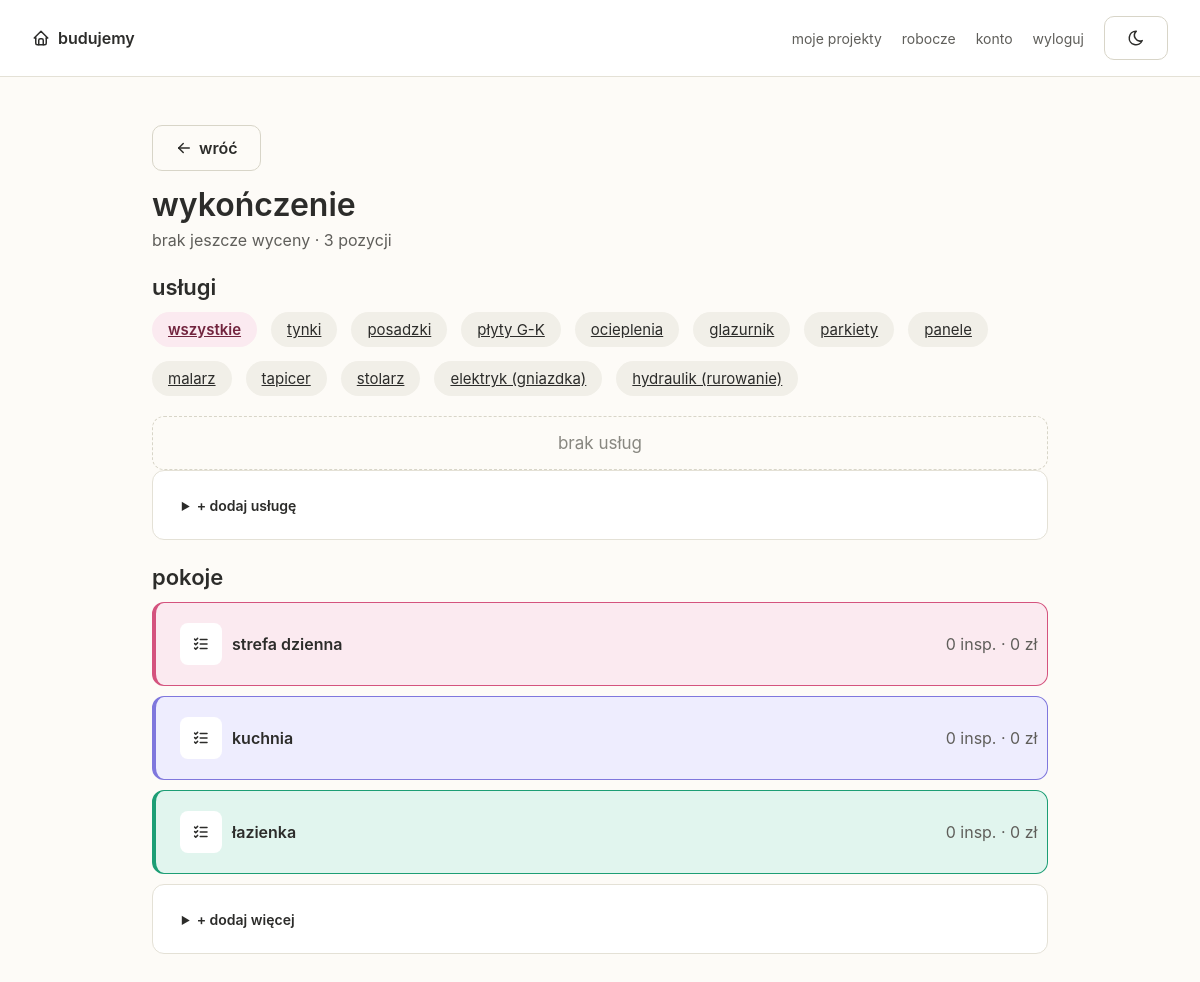
The page /house/1/segment/wykonczenie (signed in) on the database its author committed.
### app.py (models this page shows, shortened)
class Segment(db.Model):
    id = db.Column(db.Integer, primary_key=True)
    house_id = db.Column(db.Integer, db.ForeignKey("house.id"), nullable=False)
    key = db.Column(db.String(80), nullable=False)
    name = db.Column(db.String(200), nullable=False)
    icon = db.Column(db.String(50), default="folder")
    order = db.Column(db.Integer, default=0)

class Item(db.Model):
    id = db.Column(db.Integer, primary_key=True)
    house_id = db.Column(db.Integer, db.ForeignKey("house.id"), nullable=False)
    segment_key = db.Column(db.String(80), nullable=False)
    name = db.Column(db.String(200), nullable=False)
    template = db.Column(db.Integer, default=1)
    excluded = db.Column(db.Boolean, default=False)
    is_room = db.Column(db.Boolean, default=False)  # pokoje w wykonczeniu - tylko inspiracje, bez wyceny
    is_custom = db.Column(db.Boolean, default=False)  # dodane przez uzytkownika (moga byc usuniete)
    will_change = db.Column(db.Boolean, default=None)  # None=nie dotyczy, False/True dla instalacji w mieszkaniu/remoncie
    variants = db.relationship("Variant", backref="item", cascade="all, delete-orphan")
    room_quotes = db.relationship("RoomQuote", backref="item", cascade="all, delete-orphan")
    materials = db.relationship("Material", backref="item", cascade="all, delete-orphan")
    tasks = db.relationship("Task", backref="item", cascade="all, delete-orphan")
    @property
    def icon(self):
        return get_item_icon(self)

### app.py (the view)
@app.route("/house/<int:house_id>/segment/<segment_key>")
@login_required
def segment_view(house_id, segment_key):
    house = get_owned_house(house_id)
    seg = Segment.query.filter_by(house_id=house_id, key=segment_key).first_or_404()
    items = Item.query.filter_by(house_id=house_id, segment_key=segment_key).all()
    lo, hi = segment_range(house_id, segment_key)
    room_tile_counts = {}
    room_quote_sums = {}
    if segment_key == "wykonczenie":
        for it in items:
            if it.is_room:
                cat = InspirationCategory.query.filter_by(house_id=house_id, name=it.name).first()
                room_tile_counts[it.id] = len(cat.tiles) if cat else 0
                room_quote_sums[it.id] = sum(q.price for q in it.room_quotes)
    services = []
    all_tags = []
    active_tag = None
    if segment_key == "wykonczenie":
        active_tag = request.args.get("tag") or None
        q = Service.query.filter_by(house_id=house_id)
        if active_tag:
            q = q.filter(Service.tags.contains(active_tag))
        services = q.all()
        used_tags = set()
        for s in Service.query.filter_by(house_id=house_id).all():
            used_tags.update(s.tag_list)
        all_tags = SERVICE_TAGS + sorted(t for t in used_tags if t not in SERVICE_TAGS)
    return render_template("segment.html", house=house, segment=seg, items=items, lo=lo, hi=hi,
                            services=services, all_tags=all_tags, active_tag=active_tag,
                            room_tile_counts=room_tile_counts, room_quote_sums=room_quote_sums)

### app.py (called while the page is built, shortened)
def icon(name, size=18, cls=""):
    if name and name.startswith("ti-"):
        name = name[3:]  # kompatybilnosc ze starymi rekordami sprzed przejscia na inline SVG
    name = LEGACY_ICON_ALIASES.get(name, name)  # kompatybilnosc z ikonami zmienionymi po drodze (np. brick->wall)
    paths = ICON_PATHS.get(name, "")
    class_attr = f' class="{cls}"' if cls else ""
    return Markup(
        f'<svg{class_attr} xmlns="http://www.w3.org/2000/svg" width="{size}" height="{size}" '
        f'viewBox="0 0 24 24" fill="none" stroke="currentColor" stroke-width="2" '
        f'stroke-linecap="round" stroke-linejoin="round" style="display:inline-block;vertical-align:-4px;">'
        f'{paths}</svg>'
    )

def get_item_icon(item):
    name = (item.name or "").lower()
    for key, icon_name in ITEM_ICONS.items():
        if key in name:
            return icon_name
    return "list-check"

@login_manager.user_loader
def load_user(user_id):
    return db.session.get(User, int(user_id))

def get_owned_house(house_id):
    house = House.query.get_or_404(house_id)
    if house.user_id != current_user.id:
        abort(404)
    return house

def segment_range(house_id, segment_key):
    items = Item.query.filter_by(house_id=house_id, segment_key=segment_key, excluded=False).all()
    lo = hi = 0
    for it in items:
        if it.is_room:
            s = sum(q.price for q in it.room_quotes if q.include_in_budget)
            s += sum(m.price for m in it.materials if m.include_in_budget)
            lo += s
            hi += s
        else:
            opts = item_options(it)
            if opts:
                lo += min(opts)
                hi += max(opts)
    return lo, hi

### templates/segment.html (shortened to what this page needs)
{% extends "base.html" %}
{% block content %}
<a href="{{ url_for('dashboard', house_id=house.id) }}" class="btn back-btn">{{ icon('arrow-left') }} wróć</a>
<h1>{{ segment.name }}</h1>
<p class="muted">{% if hi > 0 %}{{ lo|int }} – {{ hi|int }} zł{% else %}brak jeszcze wyceny{% endif %} · {{ items|length }} pozycji</p>
{% if segment.key == "wykonczenie" %}
<h2>usługi</h2>
<div style="display:flex;flex-wrap:wrap;gap:8px;margin-bottom:14px;">
  <a href="{{ url_for('segment_view', house_id=house.id, segment_key='wykonczenie') }}"
     class="pill {{ 'active' if not active_tag else '' }}">wszystkie</a>
  {% for t in all_tags %}
  <a href="{{ url_for('segment_view', house_id=house.id, segment_key='wykonczenie', tag=t) }}"
     class="pill {{ 'active' if active_tag == t else '' }}">{{ t }}</a>
  {% endfor %}
</div>
{% for s in services %}
<div class="card {{ loop.cycle('color-pink','color-purple','color-teal','color-coral','color-amber','color-green') }}">
  <div style="display:flex;justify-content:space-between;align-items:flex-start;">
    <strong style="font-size:15px;">{{ s.company or 'firma bez nazwy' }}</strong>
    {% if s.link %}<a href="{{ s.link }}" target="_blank" style="font-size:13px;">link →</a>{% endif %}
  </div>
  {% if s.description %}<p style="margin:6px 0;color:var(--text-secondary);">{{ s.description }}</p>{% endif %}
  <div>{% for t in s.tag_list %}<span class="pill">{{ t }}</span>{% endfor %}</div>
  <div style="display:flex;gap:8px;margin-top:8px;">
    <a class="btn" href="{{ url_for('service_edit', house_id=house.id, service_id=s.id) }}">{{ icon('pencil') }} edytuj</a>
    <a class="btn" href="{{ url_for('service_delete_confirm', house_id=house.id, service_id=s.id) }}" style="color:var(--coral);border-color:var(--coral);">{{ icon('trash') }} usuń</a>
  </div>
</div>
{% else %}
<div class="dashed">brak usług{% if active_tag %} z tagiem "{{ active_tag }}"{% endif %}</div>
{% endfor %}
<details class="card">
  <summary style="cursor:pointer;font-weight:600;font-size:14px;">+ dodaj usługę</summary>
</details>
<h2>pokoje</h2>
{% endif %}
{% for it in items %}
{% if it.is_room %}
<div class="segment-row {{ loop.cycle('color-pink','color-purple','color-teal','color-coral','color-amber','color-green') }}" style="padding-right:0.6rem;">
  <a href="{{ url_for('item_detail', house_id=house.id, item_id=it.id) }}" style="display:flex;align-items:center;justify-content:space-between;flex:1;text-decoration:none;color:inherit;">
    <div class="seg-left">
      <div class="icon-chip" style="background:var(--surface);">{{ icon(it.icon) }}</div>
      <span style="font-weight:600;font-size:14px;">{{ it.name }}</span>
    </div>
    <span style="font-size:13px;color:var(--text-secondary);white-space:nowrap;">
      {{ room_tile_counts.get(it.id, 0) }} insp. · {{ room_quote_sums.get(it.id, 0)|int }} zł
    </span>
  </a>
</div>
{% endif %}
{% endfor %}
<details class="card">
  <summary style="cursor:pointer;font-weight:600;font-size:14px;">+ dodaj więcej</summary>
</details>
{% endblock %}

### static/css/style.css (style rules this page uses)
:root, [data-theme="light"] { --pink:#D4537E; --pink-bg:#FBEAF0; --pink-dark:#72243E; --purple:#7F77DD; --purple-bg:#EEEDFE; --purple-dark:#3C3489; --teal:#1D9E75; --teal-bg:#E1F5EE; --teal-dark:#085041; --coral:#D85A30; --coral-bg:#FAECE7; --coral-dark:#712B13; --amber:#BA7517; --amber-bg:#FAEEDA; --amber-dark:#633806; --green:#639922; --green-bg:#EAF3DE; --green-dark:#27500A; --gray:#888780; --gray-bg:#F1EFE8; --gray-dark:#444441; --text:#2C2C2A; --text-secondary:#5F5E5A; --text-muted:#888780; --border:#E4E1D6; --border-strong:#D8D5C8; --surface:#FFFFFF; --page:#FDFBF7; --track:#EDEAE0; --radius:10px; }
* { box-sizing:border-box; }
body { margin:0;font-family:-apple-system,'Segoe UI',sans-serif;background:var(--page);color:var(--text);font-size:15px;transition:background .15s,color .15s; }
h1 { font-size:23px;font-weight:600;margin:0 0 6px; }
h2 { font-size:18px;font-weight:600;margin:1.5rem 0 12px; }
p.muted { color:var(--text-secondary);font-size:14px;margin:0 0 1.5rem; }
.card { background:var(--surface);border:0.5px solid var(--border);border-radius:12px;padding:1.1rem 1.25rem;margin-bottom:12px; }
.dashed { border:1.5px dashed var(--border-strong);border-radius:12px;padding:1rem;text-align:center;color:var(--text-muted); }
.btn { display:inline-flex;align-items:center;gap:6px;border:0.5px solid var(--border-strong);background:transparent;color:var(--text);padding:9px 16px;border-radius:var(--radius);font-size:14px;cursor:pointer;text-decoration:none; }
.segment-row { display:flex;align-items:center;justify-content:space-between;padding:0.9rem 1.1rem;border:0.5px solid var(--border);border-radius:12px;margin-bottom:10px;text-decoration:none;color:var(--text); }
.seg-left { display:flex;align-items:center;gap:10px; }
.icon-chip { width:32px;height:32px;border-radius:8px;display:flex;align-items:center;justify-content:center; }
.pill { display:inline-block;padding:6px 12px;border-radius:20px;font-size:13px;background:var(--gray-bg);color:var(--text);margin:0 6px 6px 0; }
.pill.active { background:var(--pink-bg);color:var(--pink-dark);font-weight:600; }
.back-btn { margin-bottom:14px;font-weight:600; }
.color-pink { background:var(--pink-bg);border-color:var(--pink);border-left:4px solid var(--pink); }
.color-purple { background:var(--purple-bg);border-color:var(--purple);border-left:4px solid var(--purple); }
.color-teal { background:var(--teal-bg);border-color:var(--teal);border-left:4px solid var(--teal); }
body { font-size:16px; }
h1 { font-size:25px; }
h2 { font-size:19px; }
p.muted { font-size:15px; }
.card { padding:1.25rem 1.4rem;font-size:15px; }
.segment-row { padding:1rem 1.3rem; }
.segment-row span { font-size:15px !important; }
.icon-chip { width:36px;height:36px; }
.pill { font-size:14px;padding:7px 14px; }
.btn { font-size:15px;padding:10px 18px; }
@media (min-width: 900px) { body { font-size:17px; } }
@media (min-width: 900px) { h1 { font-size:32px; } }
@media (min-width: 900px) { h2 { font-size:22px; } }
@media (min-width: 900px) { p.muted { font-size:16px; } }
@media (min-width: 900px) { .card { padding:1.6rem 1.8rem;font-size:16px; } }
@media (min-width: 900px) { .segment-row { padding:1.25rem 1.5rem; } }
@media (min-width: 900px) { .segment-row span { font-size:16px !important; } }
@media (min-width: 900px) { .icon-chip { width:42px;height:42px; } }
@media (min-width: 900px) { .btn { font-size:16px;padding:12px 22px; } }
@media (min-width: 900px) { .pill { font-size:15px;padding:8px 16px; } }

### rows shown on the page
Segment: name "wykończenie"
Item: name "strefa dzienna", get "0"
Item: name "kuchnia", get "0"
Item: name "łazienka", get "0"

### other values the page prints
{{ items|length }} "3"
{{ t }} "tynki" "posadzki" "płyty G-K" "ocieplenia" "glazurnik" "parkiety" "panele" "malarz" "tapicer" "stolarz" "elektryk (gniazdka)" "hydraulik (rurowanie)"
